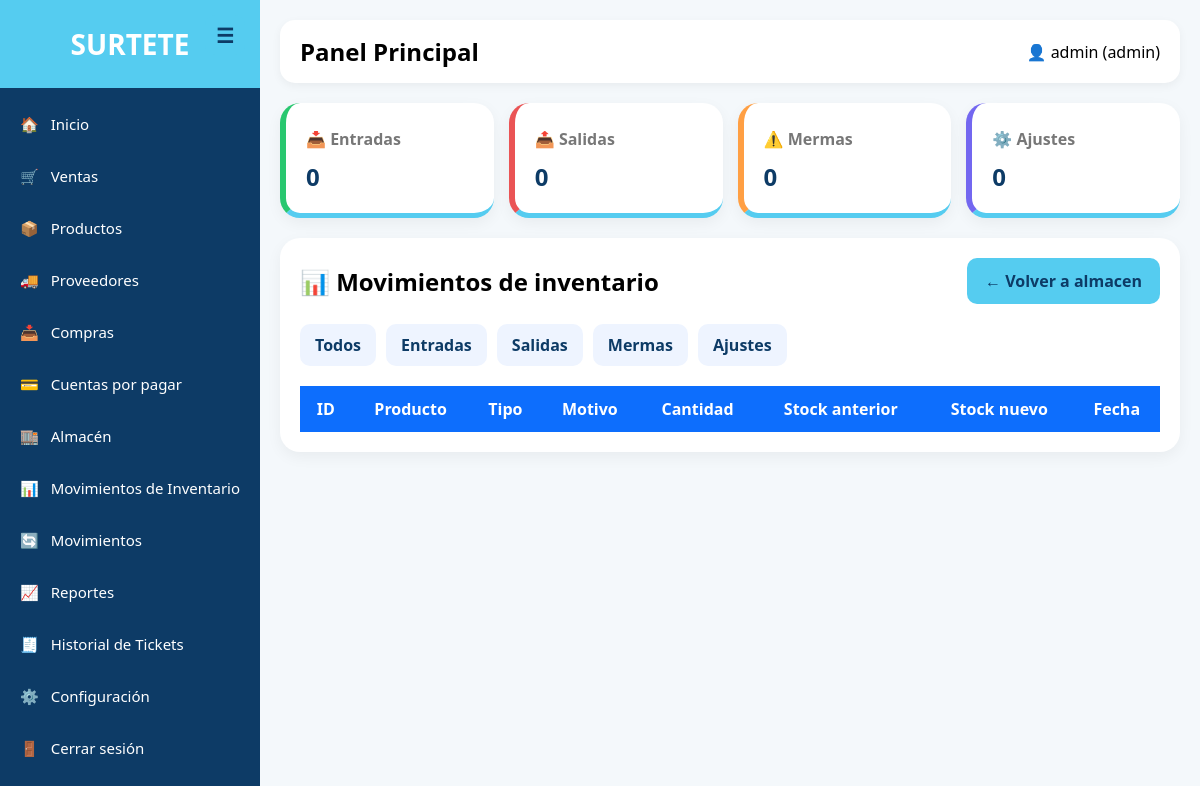
/inventario/index.php?tipo=entrada (signed in), run on an earlier commit of the app's database.
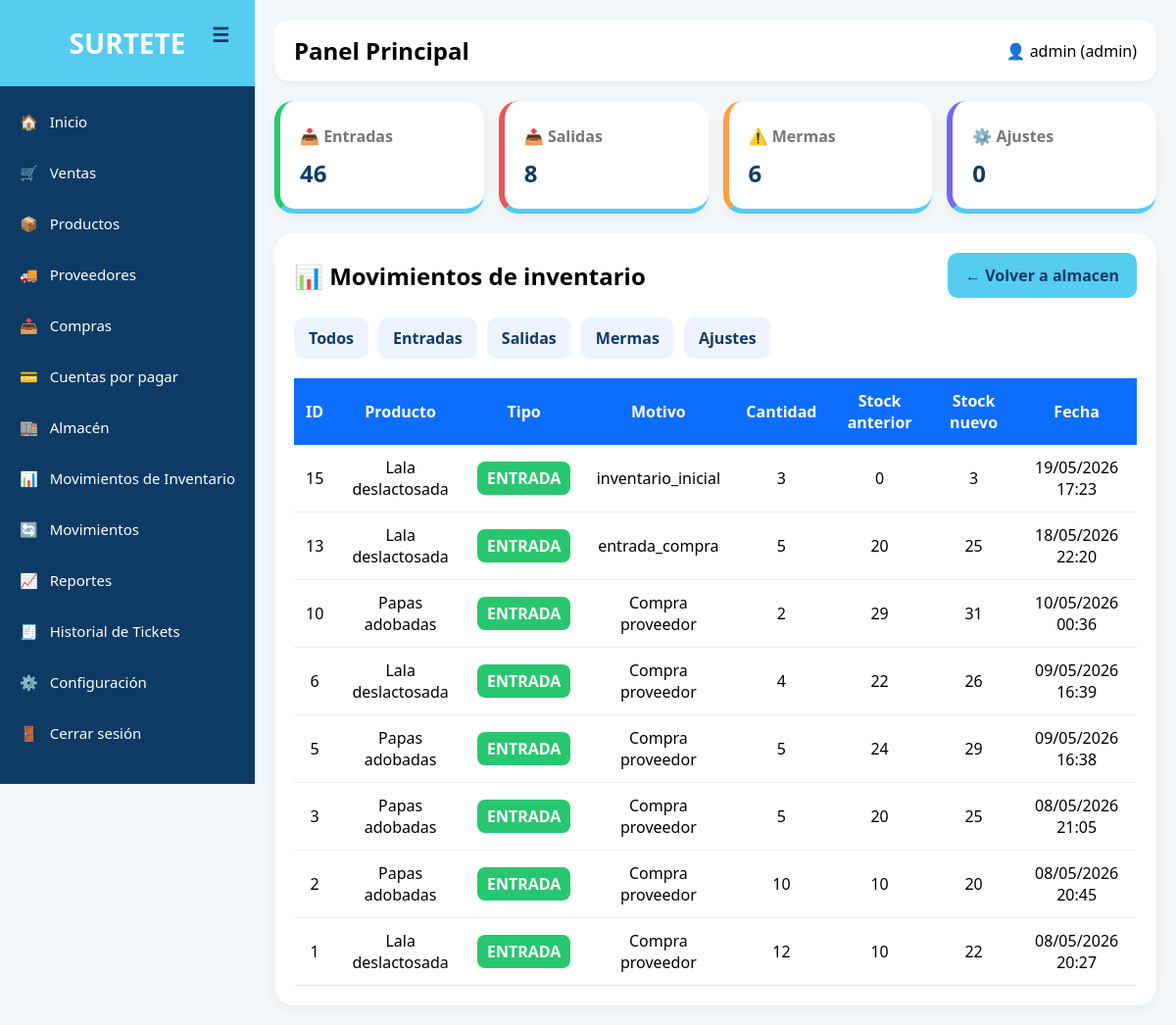
And on a later commit of the database.
### tables this page shows
CREATE TABLE `movimientos_inventario` (
  `id` int(11) NOT NULL,
  `producto_id` int(11) NOT NULL,
  `lote_id` int(11) DEFAULT NULL,
  `usuario_id` int(11) DEFAULT NULL,
  `tipo` enum('entrada','salida','ajuste','merma','devolucion') NOT NULL,
  `motivo` varchar(255) DEFAULT NULL,
  `cantidad` int(11) NOT NULL,
  `stock_anterior` int(11) NOT NULL,
  `stock_nuevo` int(11) NOT NULL,
  `referencia_id` int(11) DEFAULT NULL,
  `referencia_tabla` varchar(50) DEFAULT NULL,
  `fecha` timestamp NOT NULL DEFAULT current_timestamp()
);

CREATE TABLE `productos` (
  `id` int(11) NOT NULL,
  `codigo_barras` varchar(50) DEFAULT NULL,
  `nombre` varchar(150) NOT NULL,
  `descripcion` text DEFAULT NULL,
  `precio_compra` decimal(10,2) DEFAULT NULL,
  `precio_venta` decimal(10,2) DEFAULT NULL,
  `stock` int(11) DEFAULT 0,
  `categoria_id` int(11) DEFAULT NULL
);

### inventario/index.php (the view, shortened to what this page needs)
<?php
include("../config/db.php");
$filtro = "";
if(isset($_GET['tipo']) && $_GET['tipo'] != ''){
    $tipo = $_GET['tipo'];
    $filtro = " WHERE movimientos_inventario.tipo = '$tipo' ";
}
$sql = "
SELECT
movimientos_inventario.*,
productos.nombre AS producto
FROM movimientos_inventario
INNER JOIN productos
ON movimientos_inventario.producto_id = productos.id
$filtro
ORDER BY movimientos_inventario.id DESC
";
$stmt = $conexion->query($sql);
$movimientos = $stmt->fetchAll();
$entradas = $conexion->query("
SELECT IFNULL(SUM(cantidad),0) total
FROM movimientos_inventario
WHERE tipo = 'entrada'
")->fetch()['total'];
$salidas = $conexion->query("
SELECT IFNULL(SUM(cantidad),0) total
FROM movimientos_inventario
WHERE tipo = 'salida'
")->fetch()['total'];
$mermas = $conexion->query("
SELECT IFNULL(SUM(cantidad),0) total
FROM movimientos_inventario
WHERE tipo = 'merma'
")->fetch()['total'];
$ajustes = $conexion->query("
SELECT IFNULL(SUM(cantidad),0) total
FROM movimientos_inventario
WHERE tipo = 'ajuste'
")->fetch()['total'];
?>
<!DOCTYPE html>
<html lang="es">
<head>
<link rel="stylesheet" href="../assets/css/style.css">
</head>
<body>
<?php include("../includes/sidebar.php"); ?>
<div class="main">
<?php include("../includes/topbar.php"); ?>
<div class="cards">
    <div class="card entrada">
        <p>📥 Entradas</p>
        <h2><?php echo $entradas; ?></h2>
    </div>
    <div class="card salida">
        <p>📤 Salidas</p>
        <h2><?php echo $salidas; ?></h2>
    </div>
    <div class="card merma">
        <p>⚠️ Mermas</p>
        <h2><?php echo $mermas; ?></h2>
    </div>
    <div class="card ajuste">
        <p>⚙️ Ajustes</p>
        <h2><?php echo $ajustes; ?></h2>
    </div>
</div>
<div class="table-container">
<div class="top-actions">
<h2>📊 Movimientos de inventario</h2>
<a href="../almacen/index.php" class="btn">
← Volver a almacen
</a>
</div>
<div class="filtros" style="margin-bottom:20px;">
<a href="index.php">Todos</a>
<a href="?tipo=entrada">Entradas</a>
<a href="?tipo=salida">Salidas</a>
<a href="?tipo=merma">Mermas</a>
<a href="?tipo=ajuste">Ajustes</a>
</div>
<table>
<thead>
<tr>
<th>ID</th>
<th>Producto</th>
<th>Tipo</th>
<th>Motivo</th>
<th>Cantidad</th>
<th>Stock anterior</th>
<th>Stock nuevo</th>
<th>Fecha</th>
</tr>
</thead>
<tbody>
<?php foreach($movimientos as $m): ?>
<?php
$clase = "tipo-ajuste";
if($m['tipo'] == 'entrada'){
    $clase = "tipo-entrada";
}
?>
<tr>
<td><?php echo $m['id']; ?></td>
<td><?php echo $m['producto']; ?></td>
<td>
<span class="tipo <?php echo $clase; ?>">
<?php echo strtoupper($m['tipo']); ?>
</span>
</td>
<td><?php echo $m['motivo']; ?></td>
<td><?php echo $m['cantidad']; ?></td>
<td><?php echo $m['stock_anterior']; ?></td>
<td><?php echo $m['stock_nuevo']; ?></td>
<td>
<?php echo date("d/m/Y H:i", strtotime($m['fecha'])); ?>
</td>
</tr>
<?php endforeach; ?>
</tbody>
</table>
</div>
</div>
</body>
</html>

What changed in the data, as far as the page shows it:
added movimientos_inventario: id "15", producto.nombre "Lala deslactosada", tipo "ENTRADA", motivo "inventario_inicial", cantidad "3", stock_anterior "0", stock_nuevo "3", fecha "19/05/2026 17:23"
added movimientos_inventario: id "13", producto.nombre "Lala deslactosada", tipo "ENTRADA", motivo "entrada_compra", cantidad "5", stock_anterior "20", stock_nuevo "25", fecha "18/05/2026 22:20"
added movimientos_inventario: id "10", producto.nombre "Papas adobadas", tipo "ENTRADA", motivo "Compra proveedor", cantidad "2", stock_anterior "29", stock_nuevo "31", fecha "10/05/2026 00:36"
added movimientos_inventario: id "6", producto.nombre "Lala deslactosada", tipo "ENTRADA", motivo "Compra proveedor", cantidad "4", stock_anterior "22", stock_nuevo "26", fecha "09/05/2026 16:39"
added movimientos_inventario: id "5", producto.nombre "Papas adobadas", tipo "ENTRADA", motivo "Compra proveedor", cantidad "5", stock_anterior "24", stock_nuevo "29", fecha "09/05/2026 16:38"
added movimientos_inventario: id "3", producto.nombre "Papas adobadas", tipo "ENTRADA", motivo "Compra proveedor", cantidad "5", stock_anterior "20", stock_nuevo "25", fecha "08/05/2026 21:05"
added movimientos_inventario: id "2", producto.nombre "Papas adobadas", tipo "ENTRADA", motivo "Compra proveedor", cantidad "10", stock_anterior "10", stock_nuevo "20", fecha "08/05/2026 20:45"
added movimientos_inventario: id "1", producto.nombre "Lala deslactosada", tipo "ENTRADA", motivo "Compra proveedor", cantidad "12", stock_anterior "10", stock_nuevo "22", fecha "08/05/2026 20:27"
Also different on the page:
$entradas: "0" → "46"
$salidas: "0" → "8"
$mermas: "0" → "6"
